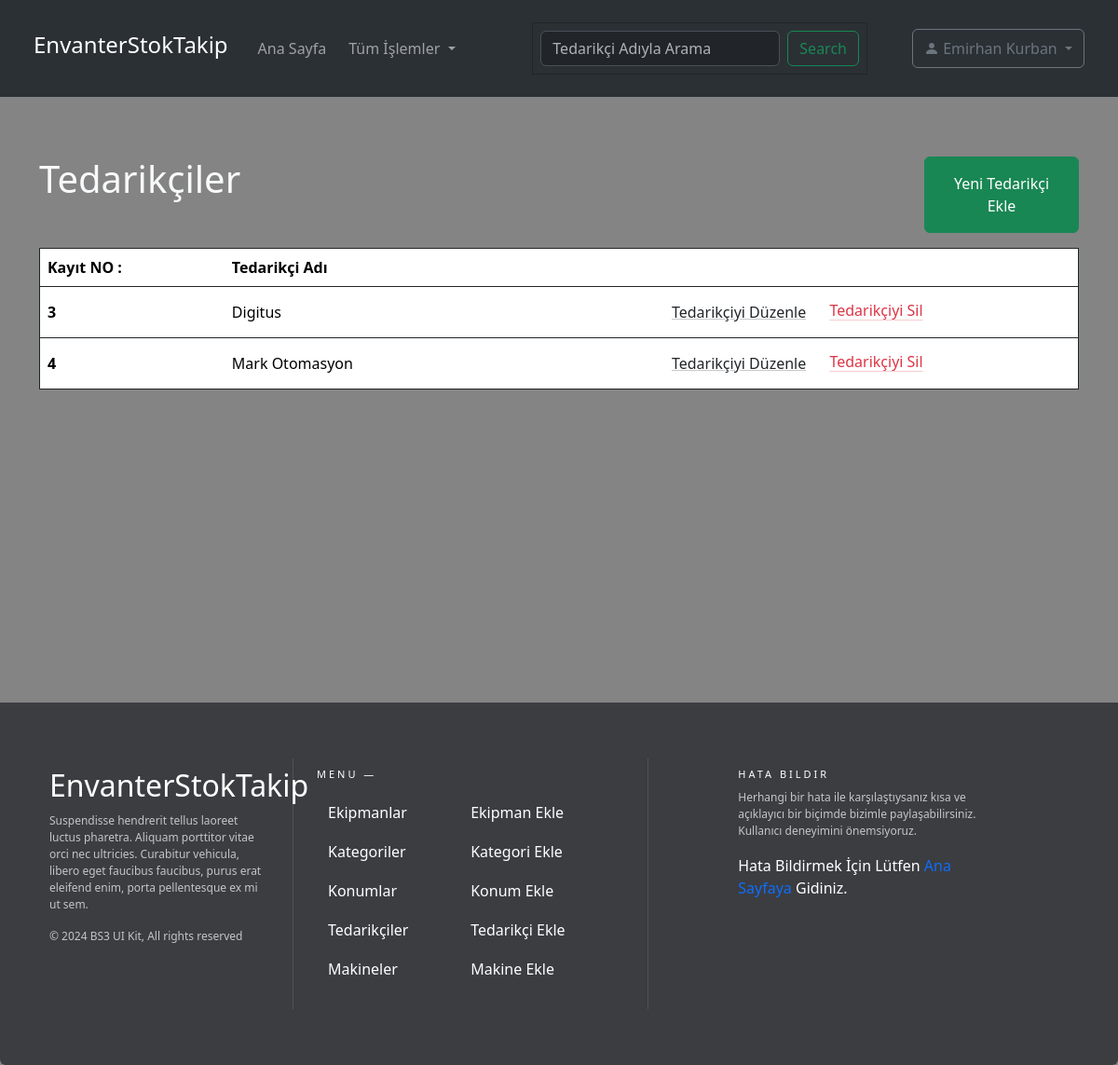
/tedarikciIndex (signed in), run on the app's committed database.
### users/models.py (models this page shows)
class CustomUser(AbstractUser):
    phone_number = models.CharField(max_length=20, blank=True, null=True)
    profile_photo = models.ImageField(upload_to='images/profile_photos/', blank=True, null=True)
    title = models.CharField(max_length=100, blank=True, null=True)
    address = models.TextField(blank=True, null=True)
    groups = models.ManyToManyField(Group, related_name='custom_user_groups')
    user_permissions = models.ManyToManyField(Permission, related_name='custom_user_permissions')

### tedarikci/models.py (models this page shows, shortened)
class Tedarikci(models.Model):
     tedarikciFirma = models.CharField(max_length=100, verbose_name = "Tedarikçi Firma")

### tedarikci/views.py (the view)
# urls.py: path('tedarikciIndex', tedarikci_views.ListTedarikciVİew, name='TedarikciIndex'),
@login_required(login_url='/')
def ListTedarikciVİew(request):
    tedarikciler = Tedarikci.objects.all()
    search_query = request.GET.get('search')
    filtre = False
    if search_query:
        tedarikciler = tedarikciler.filter(tedarikciFirma__icontains=search_query)
        filtre = True
    context = {'tedarikciler': tedarikciler, 'filtre': filtre}
    return render(request, "tedarikciViews/tedarikciIndex.html", context)

### templates/tedarikciViews/tedarikciIndex.html (shortened to what this page needs)
{% load widget_tweaks %}
<!doctype html>
<html lang="en">
<head>
    <link href="https://cdn.jsdelivr.net/npm/bootstrap@5.3.2/dist/css/bootstrap.min.css" rel="stylesheet"
 />
    {% load static %}
    <link rel="stylesheet" href="{% static 'style.css' %}">
</head>
<body class="bg-lightblue">
    <header>
        {% include 'partials/_navbar.html' %}
    </header>
    <main>
        <div class="container pt-5">
            <div class="row my-3">
                <div class="col-10 text-light">
                    <h1>Tedarikçiler</h1>
                </div>
                <div class="col-2">
                    <a class="btn btn-success p-3 col-12" href="{% url 'CreateTedarikci' %}">Yeni Tedarikçi
                        Ekle</a>
                </div>
            </div>
            {% if tedarikciler %}
            <table class="table border border-dark table-hover">
                <thead>
                    <tr>
                        <th scope="col">Kayıt NO :</th>
                        <th scope="col">Tedarikçi Adı</th>
                        <th scope="col">
                        </th>
                    </tr>
                </thead>
                <tbody>
                    {% for tedarikci in tedarikciler %}
                        {% if formId == tedarikci.id %}
                        <tr class="table-active align-middle">
                        {% else %}
                        <tr class="align-middle">
                        {% endif %}
                        <th scope="row">{{tedarikci.id}}</th>
                        {% if formId == tedarikci.id %}
                        <td>
                            <form method="POST">
                                {% csrf_token %}
                                {% render_field form.tedarikciFirma value=tedarikci.tedarikciFirma %}
                                <input type="submit" class="btn btn-primary" value="Kaydet">
                                <a href="{% url 'TedarikciIndex' %}" class="btn btn-secondary">Vazgeç</a>
                            </form>
                        </td>
                        {% else %}
                        <td>{{tedarikci.tedarikciFirma}}</td>
                        {% endif %}
                        <td class="text-center">
                            <a href="{% url 'UpdateTedarikci' tedarikci.pk %}" class="btn btn-link link-dark align-middle link-underline-opacity-25 link-underline-opacity-100-hover {% if formId == tedarikci.id %}disabled{% endif %}">
                                Tedarikçiyi Düzenle
                            </a>
                            <a class="link-danger link-offset-2 link-underline-opacity-25 link-underline-opacity-100-hover ms-2" data-bs-toggle="modal" data-bs-target="#deleteModal{{ tedarikci.id }}">
                                Tedarikçiyi Sil
                            </a>
                        </td>
                    </tr>
                    {% endfor %}
                </tbody>
            </table>
            {% endif %}
        </div>
    </main>
            {% include 'partials/_footer.html' %}
</body>
</html>

### templates/partials/_navbar.html (shortened to what this page needs)
<link href="https://cdn.jsdelivr.net/npm/bootstrap-icons/font/bootstrap-icons.css" rel="stylesheet">
<nav class="navbar navbar-expand-lg bg-body-tertiary p-4" data-bs-theme="dark">
    <div class="container-fluid">
      <a class="navbar-brand" href="{% url 'Home' %}"><h4>EnvanterStokTakip</h4></a>
      <div class="collapse navbar-collapse" id="navbarSupportedContent">
        <ul class="navbar-nav me-auto mb-2 mb-lg-0">
          <li class="nav-item">
            <a class="nav-link mx-2 {% if request.path == '/home' %}active{% endif %}" aria-current="page" href="{% url 'Home' %}">Ana Sayfa</a>
          </li>
          <li class="nav-item dropdown">
            <a class="nav-link dropdown-toggle" href="#" role="button" data-bs-toggle="dropdown" aria-expanded="false">
                Tüm İşlemler
            </a>
          </li>
        </ul>
        {% if request.path == '/home' or request.path == '/kategoriIndex' or request.path == '/konumIndex' or request.path == '/tedarikciIndex' or request.path == '/makineIndex' %}
          <form class="d-flex me-5 border border-dark p-2" role="search">
            <input class="form-control me-2" type="search" name="search" aria-label="Search"
             placeholder="{% if request.path == '/home' %}Ekipman{% elif request.path == '/kategoriIndex' %}Kategori{% elif request.path == '/tedarikciIndex' %}Tedarikçi{% elif request.path == '/konumIndex' %}Konum{% elif request.path == '/makineIndex' %}Makine{% endif %} Adıyla Arama"
             {% if searchQuery %}value="{{searchQuery}}"{% endif %}>
            <button class="btn btn-outline-success" type="submit" name="form_submit">Search</button>
          </form>
        {% endif %}
        {% if request.user.is_authenticated %}
          <div class="dropdown">
            <a class="btn btn-outline-secondary dropdown-toggle py-2" href="#" role="button" id="userDropdown" data-bs-toggle="dropdown" aria-expanded="false">
              <i class="bi bi-person-fill"></i>
               {{request.user.get_full_name}}
            </a>
          </div>
          {% else %} <a href="{% url 'Login' %}">Please Login</a> {% endif %}
        </div>
      </div>
  </nav>

### static/style.css (style rules this page uses)
body { background-color: rgba(90, 90, 90, 0.742) !important; }
main { min-height: 600px; margin-bottom: 50px; }

### data on the page
CustomUser: user.get_full_name "Emirhan Kurban"
Tedarikci: id "3", tedarikciFirma "Digitus"
Tedarikci: id "4", tedarikciFirma "Mark Otomasyon"
